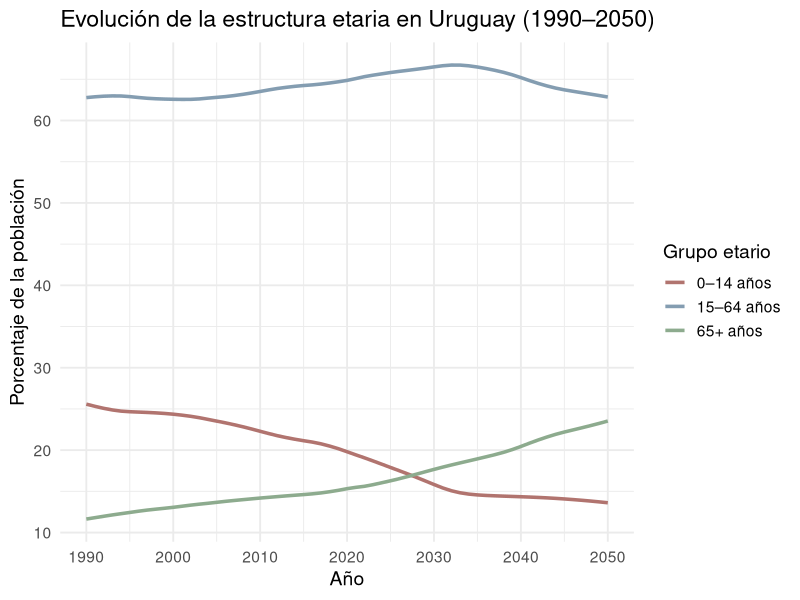
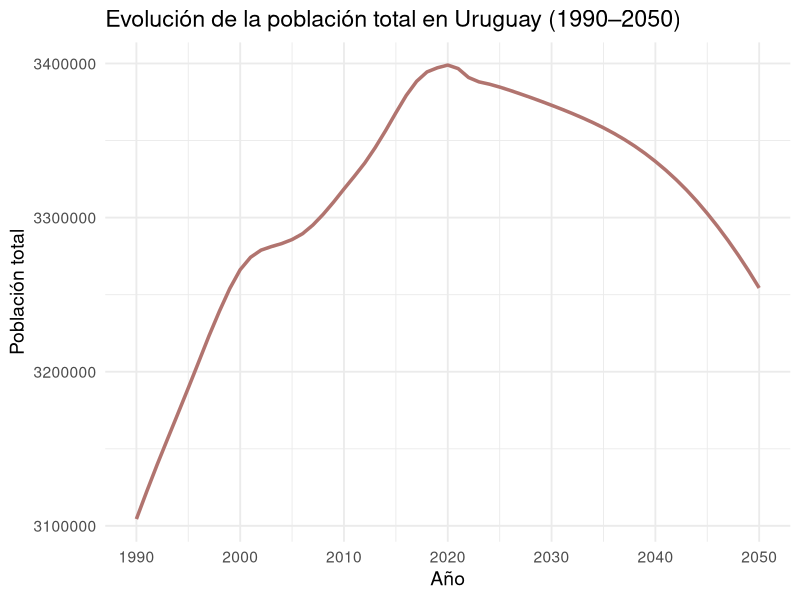
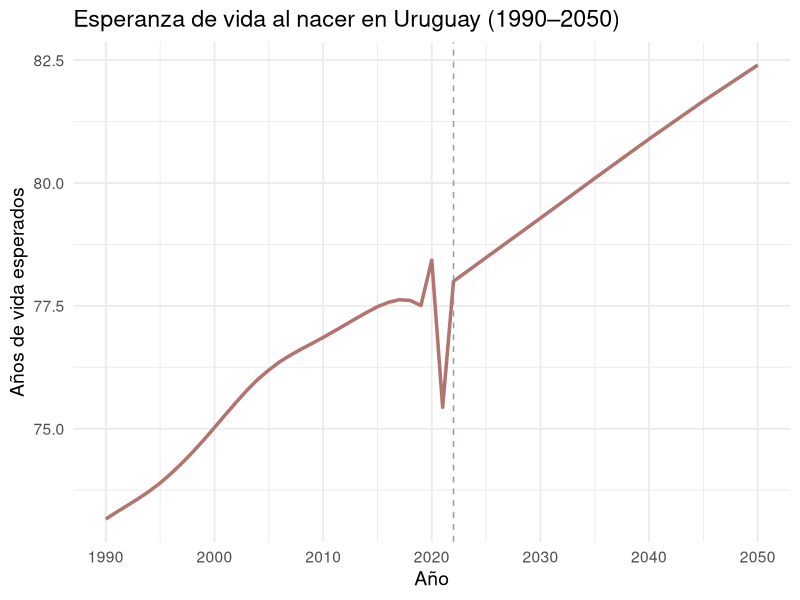
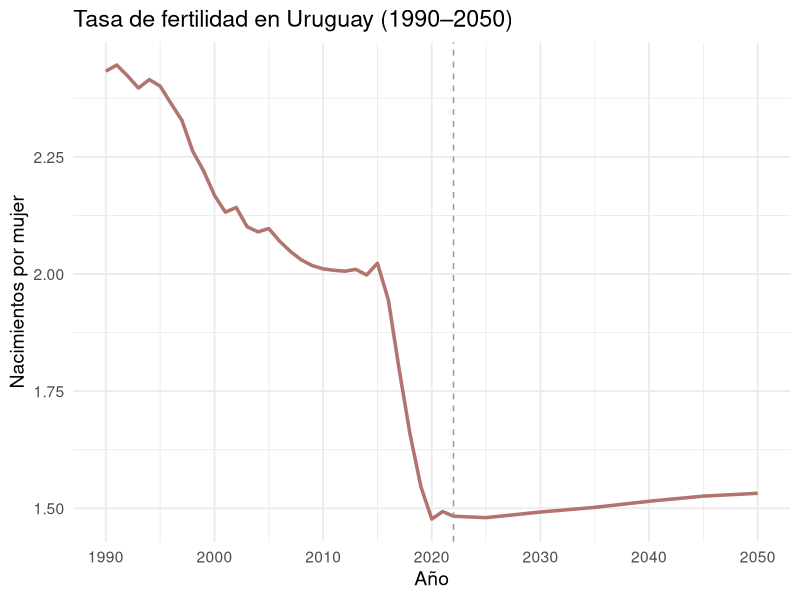
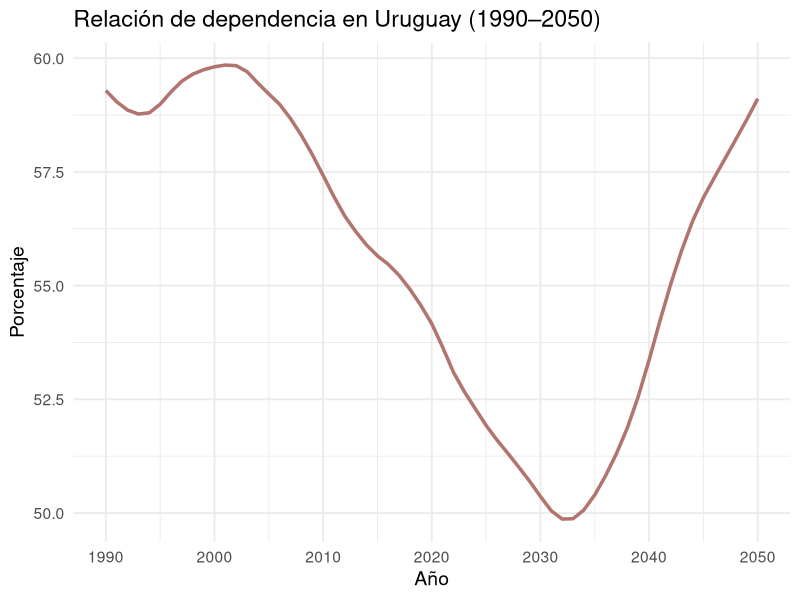

The R script that drew these images, in order:
## ---- chunk 1
knitr::opts_chunk$set(echo = TRUE)
## ---- chunk 2
library(readxl)
library(dplyr)
library(tidyr)
library(ggplot2)
datos_crudos <- read_excel("datos.xlsx")
## ---- chunk 3
datos_crudos1 <- datos_crudos[1:6,-c(1,2,4)]

datos_crudos1 <- datos_crudos1 %>%
 mutate(across(2:62, as.numeric))

datoss <- datos_crudos1 %>%
  pivot_longer(
    cols = ends_with("]"),
    names_to = "Año",
    values_to = "Valor"
  ) %>%
  rename(Indicador = `Series Name`)

datos <- datoss %>%
  pivot_wider(
    names_from = Indicador, 
    values_from = Valor
  )

datoss <- datoss %>%
  mutate(Año = sub("\\[.*", "", Año))

datoss$Año <- as.numeric(datoss$Año)

datos <- datos %>%
  mutate(Año = sub("\\[.*", "", Año))

datos$Año <- as.numeric(datos$Año)
## ---- chunk 4
ggplot(datoss[1:183,], aes(x = Año, y = Valor, color = Indicador, group = Indicador)) +
  geom_line(size = 1.2) +
  scale_color_manual(values = c("#B1746F", "#849DB1", "#8DAB8E"),
    labels = c("0–14 años", "15–64 años", "65+ años")) +
  labs(
    title = "Evolución de la estructura etaria en Uruguay (1990–2050)",
    x = "Año",
    y = "Porcentaje de la población",
    color = "Grupo etario"
  ) +
  scale_x_continuous(breaks = seq(1990, 2050, by = 10)) +
  theme_minimal(base_size = 14)
## ---- chunk 5
ggplot(datos, aes(x = Año, y = `Population, total`)) +
  geom_line(color = "#B1746F", size = 1.2) +
  labs(
    title = "Evolución de la población total en Uruguay (1990–2050)",
    x = "Año",
    y = "Población total"
  ) +
  scale_x_continuous(breaks = seq(1990, 2050, by = 10)) +
  theme_minimal(base_size = 14)

## ---- chunk 6
ggplot(datos[!is.na(datos$`Life expectancy at birth, total (years)`), ], aes(x = Año, y = `Life expectancy at birth, total (years)`)) +
  geom_line(color = "#B1746F", size = 1.2) +
  labs(
    title = "Esperanza de vida al nacer en Uruguay (1990–2050)",
    x = "Año",
    y = "Años de vida esperados"
  ) +
  scale_x_continuous(breaks = seq(1990, 2050, by = 10)) +
  theme_minimal(base_size = 14) + 
  geom_vline(xintercept = 2022, linetype = "dashed", color = "#849DB1") #comienzo de proyecciones

## ---- chunk 7
ggplot(datos[!is.na(datos$`Fertility rate, total (births per woman)`), ], aes(x = Año, y = `Fertility rate, total (births per woman)`)) +
  geom_line(color = "#B1746F", size = 1.2) +
  labs(
    title = "Tasa de fertilidad en Uruguay (1990–2050)",
    x = "Año",
    y = "Nacimientos por mujer"
  ) +
  scale_x_continuous(breaks = seq(1990, 2050, by = 10)) +
  theme_minimal(base_size = 14) + 
  geom_vline(xintercept = 2022, linetype = "dashed", color = "#849DB1") #comienzo de proyecciones

## ---- chunk 8
datos <- datos %>%
  mutate(razon_dependencia = (`Population ages 0-14 (% of total population)` + `Population ages 65 and above (% of total population)`) / `Population ages 15-64 (% of total population)` * 100)

## ---- chunk 9
ggplot(datos, aes(x = Año, y = razon_dependencia)) +
  geom_line(color = "#B1746F", size = 1.2) +
  labs(
    title = "Relación de dependencia en Uruguay (1990–2050)",
    x = "Año",
    y = "Porcentaje"
  ) +
  scale_x_continuous(breaks = seq(1990, 2050, by = 10)) +
  theme_minimal(base_size = 14)

